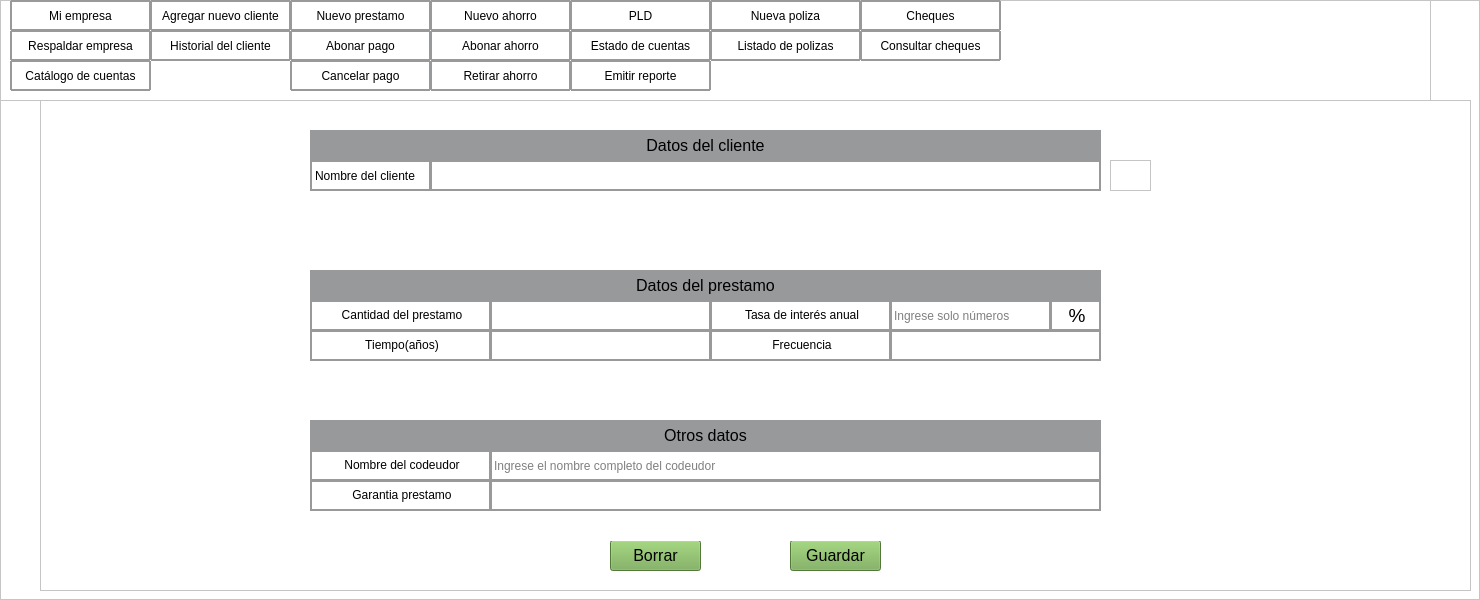
             <widget class="QFrame" name="contenido">
              <property name="styleSheet">
               <string notr="true">background-color: rgb(255, 255, 255);</string>
              </property>
              <property name="frameShape">
               <enum>QFrame::StyledPanel</enum>
              </property>
              <property name="frameShadow">
               <enum>QFrame::Raised</enum>
              </property>
              <widget class="QLabel" name="label_18">
               <property name="geometry">
                <rect>
                 <x>1000</x>
                 <y>10</y>
                 <width>251</width>
                 <height>51</height>
                </rect>
               </property>
               <property name="text">
                <string/>
               </property>
              </widget>
              <widget class="QFrame" name="frame">
               <property name="geometry">
                <rect>
                 <x>0</x>
                 <y>0</y>
                 <width>1431</width>
                 <height>101</height>
                </rect>
               </property>
               <property name="frameShape">
                <enum>QFrame::StyledPanel</enum>
               </property>
               <property name="frameShadow">
                <enum>QFrame::Raised</enum>
               </property>
               <widget class="QLabel" name="IngresaTitulo">
                <property name="geometry">
                 <rect>
                  <x>292</x>
                  <y>20</y>
                  <width>841</width>
                  <height>61</height>
                 </rect>
                </property>
                <property name="minimumSize">
                 <size>
                  <width>750</width>
                  <height>0</height>
                 </size>
                </property>
                <property name="maximumSize">
                 <size>
                  <width>1600</width>
                  <height>16777215</height>
                 </size>
                </property>
                <property name="font">
                 <font>
                  <pointsize>16</pointsize>
                 </font>
                </property>
                <property name="styleSheet">
                 <string notr="true"/>
                </property>
                <property name="text">
                 <string>&lt;html&gt;&lt;head/&gt;&lt;body&gt;&lt;p align=&quot;center&quot;&gt;Nuevo prestamo&lt;/p&gt;&lt;/body&gt;&lt;/html&gt;</string>
                </property>
               </widget>
               <widget class="QLabel" name="label_10">
                <property name="geometry">
                 <rect>
                  <x>1200</x>
                  <y>10</y>
                  <width>80</width>
                  <height>80</height>
                 </rect>
                </property>
                <property name="minimumSize">
                 <size>
                  <width>80</width>
                  <height>80</height>
                 </size>
                </property>
                <property name="text">
                 <string/>
                </property>
                <property name="pixmap">
                 <pixmap resource="../imagenes/res.qrc">:/imagen/logobueno_preview_rev_1.png</pixmap>
                </property>
               </widget>
               <widget class="QPushButton" name="Catalogo">
                <property name="geometry">
                 <rect>
                  <x>10</x>
                  <y>60</y>
                  <width>141</width>
                  <height>31</height>
                 </rect>
                </property>
                <property name="styleSheet">
                 <string notr="true">border-style: solid;
border-width: 2px;
border-color: rgb(151, 153, 155);
border-radius: 1px;
</string>
                </property>
                <property name="text">
                 <string>Catálogo de cuentas</string>
                </property>
               </widget>
               <widget class="QPushButton" name="Respaldo">
                <property name="geometry">
                 <rect>
                  <x>10</x>
                  <y>30</y>
                  <width>141</width>
                  <height>31</height>
                 </rect>
                </property>
                <property name="styleSheet">
                 <string notr="true">border-style: solid;
border-width: 2px;
border-color: rgb(151, 153, 155);
border-radius: 1px;
</string>
                </property>
                <property name="text">
                 <string>Respaldar empresa</string>
                </property>
               </widget>
               <widget class="QPushButton" name="Mi_Empresa">
                <property name="geometry">
                 <rect>
                  <x>10</x>
                  <y>0</y>
                  <width>141</width>
                  <height>31</height>
                 </rect>
                </property>
                <property name="styleSheet">
                 <string notr="true">border-style: solid;
border-width: 2px;
border-color: rgb(151, 153, 155);
border-radius: 1px;
</string>
                </property>
                <property name="text">
                 <string>Mi empresa</string>
                </property>
               </widget>
               <widget class="QPushButton" name="abonar_ahorro">
                <property name="geometry">
                 <rect>
                  <x>430</x>
                  <y>30</y>
                  <width>141</width>
                  <height>31</height>
                 </rect>
                </property>
                <property name="styleSheet">
                 <string notr="true">border-style: solid;
border-width: 2px;
border-color: rgb(151, 153, 155);
border-radius: 1px;
</string>
                </property>
                <property name="text">
                 <string>Abonar ahorro</string>
                </property>
               </widget>
               <widget class="QPushButton" name="PLD">
                <property name="geometry">
                 <rect>
                  <x>570</x>
                  <y>0</y>
                  <width>141</width>
                  <height>31</height>
                 </rect>
                </property>
                <property name="styleSheet">
                 <string notr="true">border-style: solid;
border-width: 2px;
border-color: rgb(151, 153, 155);
border-radius: 1px;
</string>
                </property>
                <property name="text">
                 <string>PLD</string>
                </property>
               </widget>
               <widget class="QPushButton" name="Ahorro">
                <property name="geometry">
                 <rect>
                  <x>430</x>
                  <y>0</y>
                  <width>141</width>
                  <height>31</height>
                 </rect>
                </property>
                <property name="styleSheet">
                 <string notr="true">border-style: solid;
border-width: 2px;
border-color: rgb(151, 153, 155);
border-radius: 1px;
</string>
                </property>
                <property name="text">
                 <string>Nuevo ahorro</string>
                </property>
               </widget>
               <widget class="QPushButton" name="abonar">
                <property name="geometry">
                 <rect>
                  <x>290</x>
                  <y>30</y>
                  <width>141</width>
                  <height>31</height>
                 </rect>
                </property>
                <property name="styleSheet">
                 <string notr="true">border-style: solid;
border-width: 2px;
border-color: rgb(151, 153, 155);
border-radius: 1px;
</string>
                </property>
                <property name="text">
                 <string>Abonar pago</string>
                </property>
               </widget>
               <widget class="QPushButton" name="Reportes">
                <property name="geometry">
                 <rect>
                  <x>570</x>
                  <y>60</y>
                  <width>141</width>
                  <height>31</height>
                 </rect>
                </property>
                <property name="styleSheet">
                 <string notr="true">border-style: solid;
border-width: 2px;
border-color: rgb(151, 153, 155);
border-radius: 1px;
</string>
                </property>
                <property name="text">
                 <string>Emitir reporte</string>
                </property>
               </widget>
               <widget class="QPushButton" name="Polizas">
                <property name="geometry">
                 <rect>
                  <x>710</x>
                  <y>0</y>
                  <width>151</width>
                  <height>31</height>
                 </rect>
                </property>
                <property name="styleSheet">
                 <string notr="true">border-style: solid;
border-width: 2px;
border-color: rgb(151, 153, 155);
border-radius: 1px;
</string>
                </property>
                <property name="text">
                 <string>Nueva poliza</string>
                </property>
               </widget>
               <widget class="QPushButton" name="Historial">
                <property name="geometry">
                 <rect>
                  <x>150</x>
                  <y>30</y>
                  <width>141</width>
                  <height>31</height>
                 </rect>
                </property>
                <property name="styleSheet">
                 <string notr="true">border-style: solid;
border-width: 2px;
border-color: rgb(151, 153, 155);
border-radius: 1px;
</string>
                </property>
                <property name="text">
                 <string>Historial del cliente</string>
                </property>
               </widget>
               <widget class="QPushButton" name="Estado">
                <property name="geometry">
                 <rect>
                  <x>570</x>
                  <y>30</y>
                  <width>141</width>
                  <height>31</height>
                 </rect>
                </property>
                <property name="styleSheet">
                 <string notr="true">border-style: solid;
border-width: 2px;
border-color: rgb(151, 153, 155);
border-radius: 1px;
</string>
                </property>
                <property name="text">
                 <string>Estado de cuentas</string>
                </property>
               </widget>
               <widget class="QPushButton" name="cancelar">
                <property name="geometry">
                 <rect>
                  <x>290</x>
                  <y>60</y>
                  <width>141</width>
                  <height>31</height>
                 </rect>
                </property>
                <property name="styleSheet">
                 <string notr="true">border-style: solid;
border-width: 2px;
border-color: rgb(151, 153, 155);
border-radius: 1px;
</string>
                </property>
                <property name="text">
                 <string>Cancelar pago</string>
                </property>
               </widget>
               <widget class="QPushButton" name="Cliente">
                <property name="geometry">
                 <rect>
                  <x>150</x>
                  <y>0</y>
                  <width>141</width>
                  <height>31</height>
                 </rect>
                </property>
                <property name="styleSheet">
                 <string notr="true">border-style: solid;
border-width: 2px;
border-color: rgb(151, 153, 155);
border-radius: 1px;
</string>
                </property>
                <property name="text">
                 <string>Agregar nuevo cliente</string>
                </property>
               </widget>
               <widget class="QPushButton" name="Retirar">
                <property name="geometry">
                 <rect>
                  <x>430</x>
                  <y>60</y>
                  <width>141</width>
                  <height>31</height>
                 </rect>
                </property>
                <property name="styleSheet">
                 <string notr="true">border-style: solid;
border-width: 2px;
border-color: rgb(151, 153, 155);
border-radius: 1px;
</string>
                </property>
                <property name="text">
                 <string>Retirar ahorro</string>
                </property>
               </widget>
               <widget class="QPushButton" name="Cheques">
                <property name="geometry">
                 <rect>
                  <x>860</x>
                  <y>0</y>
                  <width>141</width>
                  <height>31</height>
                 </rect>
                </property>
                <property name="styleSheet">
                 <string notr="true">border-style: solid;
border-width: 2px;
border-color: rgb(151, 153, 155);
border-radius: 1px;
</string>
                </property>
                <property name="text">
                 <string>Cheques</string>
                </property>
               </widget>
               <widget class="QPushButton" name="Consulta_cheque">
                <property name="geometry">
                 <rect>
                  <x>860</x>
                  <y>30</y>
                  <width>141</width>
                  <height>31</height>
                 </rect>
                </property>
                <property name="styleSheet">
                 <string notr="true">border-style: solid;
border-width: 2px;
border-color: rgb(151, 153, 155);
border-radius: 1px;
</string>
                </property>
                <property name="text">
                 <string>Consultar cheques</string>
                </property>
               </widget>
               <widget class="QPushButton" name="Listado">
                <property name="geometry">
                 <rect>
                  <x>710</x>
                  <y>30</y>
                  <width>151</width>
                  <height>31</height>
                 </rect>
                </property>
                <property name="styleSheet">
                 <string notr="true">border-style: solid;
border-width: 2px;
border-color: rgb(151, 153, 155);
border-radius: 1px;
</string>
                </property>
                <property name="text">
                 <string>Listado de polizas</string>
                </property>
               </widget>
               <widget class="QPushButton" name="prestamo">
                <property name="geometry">
                 <rect>
                  <x>290</x>
                  <y>0</y>
                  <width>141</width>
                  <height>31</height>
                 </rect>
                </property>
                <property name="styleSheet">
                 <string notr="true">border-style: solid;
border-width: 2px;
border-color: rgb(151, 153, 155);
border-radius: 1px;
</string>
                </property>
                <property name="text">
                 <string>Nuevo prestamo</string>
                </property>
               </widget>
              </widget>
              <widget class="QFrame" name="Desarrollo">
               <property name="geometry">
                <rect>
                 <x>40</x>
                 <y>100</y>
                 <width>1431</width>
                 <height>491</height>
                </rect>
               </property>
               <property name="frameShape">
                <enum>QFrame::StyledPanel</enum>
               </property>
               <property name="frameShadow">
                <enum>QFrame::Raised</enum>
               </property>
               <widget class="QLabel" name="label_41">
                <property name="geometry">
                 <rect>
                  <x>270</x>
                  <y>350</y>
                  <width>181</width>
                  <height>31</height>
                 </rect>
                </property>
                <property name="styleSheet">
                 <string notr="true">border-style: solid;
border-width: 2px;
border-color: rgb(151, 153, 155);</string>
                </property>
                <property name="text">
                 <string>&lt;html&gt;&lt;head/&gt;&lt;body&gt;&lt;p align=&quot;center&quot;&gt;Nombre del codeudor&lt;/p&gt;&lt;/body&gt;&lt;/html&gt;</string>
                </property>
               </widget>
               <widget class="QLabel" name="label_29">
                <property name="geometry">
                 <rect>
                  <x>270</x>
                  <y>60</y>
                  <width>121</width>
                  <height>31</height>
                 </rect>
                </property>
                <property name="styleSheet">
                 <string notr="true">border-style: solid;
border-width: 2px;
border-color: rgb(151, 153, 155);</string>
                </property>
                <property name="text">
                 <string>Nombre del cliente</string>
                </property>
               </widget>
               <widget class="QLabel" name="label_32">
                <property name="geometry">
                 <rect>
                  <x>270</x>
                  <y>170</y>
                  <width>791</width>
                  <height>31</height>
                 </rect>
                </property>
                <property name="styleSheet">
                 <string notr="true">background-color: rgb(151, 153, 155);</string>
                </property>
                <property name="text">
                 <string>&lt;html&gt;&lt;head/&gt;&lt;body&gt;&lt;p align=&quot;center&quot;&gt;&lt;span style=&quot; font-size:12pt;&quot;&gt;Datos del prestamo&lt;/span&gt;&lt;/p&gt;&lt;/body&gt;&lt;/html&gt;</string>
                </property>
               </widget>
               <widget class="QLabel" name="label_33">
                <property name="geometry">
                 <rect>
                  <x>270</x>
                  <y>320</y>
                  <width>791</width>
                  <height>31</height>
                 </rect>
                </property>
                <property name="styleSheet">
                 <string notr="true">background-color: rgb(151, 153, 155);</string>
                </property>
                <property name="text">
                 <string>&lt;html&gt;&lt;head/&gt;&lt;body&gt;&lt;p align=&quot;center&quot;&gt;&lt;span style=&quot; font-size:12pt;&quot;&gt;Otros datos&lt;/span&gt;&lt;/p&gt;&lt;/body&gt;&lt;/html&gt;</string>
                </property>
               </widget>
               <widget class="QLineEdit" name="Tiempo">
                <property name="geometry">
                 <rect>
                  <x>450</x>
                  <y>230</y>
                  <width>221</width>
                  <height>31</height>
                 </rect>
                </property>
                <property name="styleSheet">
                 <string notr="true">border-style: solid;
border-width: 2px;
border-color: rgb(151, 153, 155);</string>
                </property>
               </widget>
               <widget class="QLabel" name="label_37">
                <property name="geometry">
                 <rect>
                  <x>670</x>
                  <y>200</y>
                  <width>181</width>
                  <height>31</height>
                 </rect>
                </property>
                <property name="styleSheet">
                 <string notr="true">border-style: solid;
border-width: 2px;
border-color: rgb(151, 153, 155);</string>
                </property>
                <property name="text">
                 <string>&lt;html&gt;&lt;head/&gt;&lt;body&gt;&lt;p align=&quot;center&quot;&gt;Tasa de interés anual&lt;/p&gt;&lt;/body&gt;&lt;/html&gt;</string>
                </property>
               </widget>
               <widget class="QLineEdit" name="Garantia">
                <property name="geometry">
                 <rect>
                  <x>450</x>
                  <y>380</y>
                  <width>611</width>
                  <height>31</height>
                 </rect>
                </property>
                <property name="styleSheet">
                 <string notr="true">border-style: solid;
border-width: 2px;
border-color: rgb(151, 153, 155);</string>
                </property>
               </widget>
               <widget class="QLabel" name="label_19">
                <property name="geometry">
                 <rect>
                  <x>270</x>
                  <y>30</y>
                  <width>791</width>
                  <height>31</height>
                 </rect>
                </property>
                <property name="styleSheet">
                 <string notr="true">background-color: rgb(151, 153, 155);</string>
                </property>
                <property name="text">
                 <string>&lt;html&gt;&lt;head/&gt;&lt;body&gt;&lt;p align=&quot;center&quot;&gt;&lt;span style=&quot; font-size:12pt;&quot;&gt;   Datos del cliente&lt;/span&gt;&lt;/p&gt;&lt;/body&gt;&lt;/html&gt;</string>
                </property>
               </widget>
               <widget class="QLineEdit" name="Codeudor">
                <property name="geometry">
                 <rect>
                  <x>450</x>
                  <y>350</y>
                  <width>611</width>
                  <height>31</height>
                 </rect>
                </property>
                <property name="styleSheet">
                 <string notr="true">border-style: solid;
border-width: 2px;
border-color: rgb(151, 153, 155);</string>
                </property>
                <property name="placeholderText">
                 <string>Ingrese el nombre completo del codeudor</string>
                </property>
               </widget>
               <widget class="QLineEdit" name="Cantidad">
                <property name="geometry">
                 <rect>
                  <x>450</x>
                  <y>200</y>
                  <width>221</width>
                  <height>31</height>
                 </rect>
                </property>
                <property name="styleSheet">
                 <string notr="true">border-style: solid;
border-width: 2px;
border-color: rgb(151, 153, 155);</string>
                </property>
               </widget>
               <widget class="QPushButton" name="Guardar">
                <property name="geometry">
                 <rect>
                  <x>750</x>
                  <y>440</y>
                  <width>91</width>
                  <height>31</height>
                 </rect>
                </property>
                <property name="font">
                 <font>
                  <pointsize>12</pointsize>
                 </font>
                </property>
                <property name="styleSheet">
                 <string notr="true">
background-color: rgb(116, 170, 80);

</string>
                </property>
                <property name="text">
                 <string>Guardar</string>
                </property>
               </widget>
               <widget class="QPushButton" name="Borrar">
                <property name="geometry">
                 <rect>
                  <x>570</x>
                  <y>440</y>
                  <width>91</width>
                  <height>31</height>
                 </rect>
                </property>
                <property name="font">
                 <font>
                  <pointsize>12</pointsize>
                 </font>
                </property>
                <property name="styleSheet">
                 <string notr="true">
background-color: rgb(116, 170, 80);

</string>
                </property>
                <property name="text">
                 <string>Borrar</string>
                </property>
               </widget>
               <widget class="QLabel" name="label_36">
                <property name="geometry">
                 <rect>
                  <x>270</x>
                  <y>200</y>
                  <width>181</width>
                  <height>31</height>
                 </rect>
                </property>
                <property name="styleSheet">
                 <string notr="true">border-style: solid;
border-width: 2px;
border-color: rgb(151, 153, 155);</string>
                </property>
                <property name="text">
                 <string>&lt;html&gt;&lt;head/&gt;&lt;body&gt;&lt;p align=&quot;center&quot;&gt;Cantidad del prestamo&lt;/p&gt;&lt;/body&gt;&lt;/html&gt;</string>
                </property>
               </widget>
               <widget class="QLineEdit" name="Interes">
                <property name="geometry">
                 <rect>
                  <x>850</x>
                  <y>200</y>
                  <width>161</width>
                  <height>31</height>
                 </rect>
                </property>
                <property name="styleSheet">
                 <string notr="true">border-style: solid;
border-width: 2px;
border-color: rgb(151, 153, 155);</string>
                </property>
                <property name="placeholderText">
                 <string>Ingrese solo números</string>
                </property>
               </widget>
               <widget class="QLabel" name="label_42">
                <property name="geometry">
                 <rect>
                  <x>270</x>
                  <y>380</y>
                  <width>181</width>
                  <height>31</height>
                 </rect>
                </property>
                <property name="styleSheet">
                 <string notr="true">border-style: solid;
border-width: 2px;
border-color: rgb(151, 153, 155);</string>
                </property>
                <property name="text">
                 <string>&lt;html&gt;&lt;head/&gt;&lt;body&gt;&lt;p align=&quot;center&quot;&gt;Garantia prestamo&lt;/p&gt;&lt;/body&gt;&lt;/html&gt;</string>
                </property>
               </widget>
               <widget class="QLabel" name="label_3">
                <property name="geometry">
                 <rect>
                  <x>1010</x>
                  <y>200</y>
                  <width>51</width>
                  <height>31</height>
                 </rect>
                </property>
                <property name="styleSheet">
                 <string notr="true">border-style: solid;
border-width: 2px;
border-color: rgb(151, 153, 155);</string>
                </property>
                <property name="text">
                 <string>&lt;html&gt;&lt;head/&gt;&lt;body&gt;&lt;p align=&quot;center&quot;&gt;&lt;span style=&quot; font-size:14pt;&quot;&gt;%&lt;/span&gt;&lt;/p&gt;&lt;/body&gt;&lt;/html&gt;</string>
                </property>
               </widget>
               <widget class="QLabel" name="label_38">
                <property name="geometry">
                 <rect>
                  <x>270</x>
                  <y>230</y>
                  <width>181</width>
                  <height>31</height>
                 </rect>
                </property>
                <property name="styleSheet">
                 <string notr="true">border-style: solid;
border-width: 2px;
border-color: rgb(151, 153, 155);</string>
                </property>
                <property name="text">
                 <string>&lt;html&gt;&lt;head/&gt;&lt;body&gt;&lt;p align=&quot;center&quot;&gt;Tiempo(años)&lt;/p&gt;&lt;/body&gt;&lt;/html&gt;</string>
                </property>
               </widget>
               <widget class="QLabel" name="label_40">
                <property name="geometry">
                 <rect>
                  <x>670</x>
                  <y>230</y>
                  <width>181</width>
                  <height>31</height>
                 </rect>
                </property>
                <property name="styleSheet">
                 <string notr="true">border-style: solid;
border-width: 2px;
border-color: rgb(151, 153, 155);</string>
                </property>
                <property name="text">
                 <string>&lt;html&gt;&lt;head/&gt;&lt;body&gt;&lt;p align=&quot;center&quot;&gt;Frecuencia&lt;/p&gt;&lt;/body&gt;&lt;/html&gt;</string>
                </property>
               </widget>
               <widget class="QLineEdit" name="Frecuencia">
                <property name="geometry">
                 <rect>
                  <x>850</x>
                  <y>230</y>
                  <width>211</width>
                  <height>31</height>
                 </rect>
                </property>
                <property name="styleSheet">
                 <string notr="true">border-style: solid;
border-width: 2px;
border-color: rgb(151, 153, 155);</string>
                </property>
               </widget>
               <widget class="QLabel" name="cantidad_prestamo">
                <property name="geometry">
                 <rect>
                  <x>270</x>
                  <y>130</y>
                  <width>781</width>
                  <height>31</height>
                 </rect>
                </property>
                <property name="styleSheet">
                 <string notr="true">color: rgb(48, 127, 226);</string>
                </property>
                <property name="text">
                 <string>&lt;html&gt;&lt;head/&gt;&lt;body&gt;&lt;p align=&quot;center&quot;&gt;&lt;br/&gt;&lt;/p&gt;&lt;/body&gt;&lt;/html&gt;</string>
                </property>
               </widget>
               <widget class="QLabel" name="TextoError">
                <property name="geometry">
                 <rect>
                  <x>270</x>
                  <y>290</y>
                  <width>781</width>
                  <height>21</height>
                 </rect>
                </property>
                <property name="styleSheet">
                 <string notr="true">color: rgb(249, 66, 58);</string>
                </property>
                <property name="text">
                 <string>&lt;html&gt;&lt;head/&gt;&lt;body&gt;&lt;p align=&quot;center&quot;&gt;&lt;br/&gt;&lt;/p&gt;&lt;/body&gt;&lt;/html&gt;</string>
                </property>
               </widget>
               <widget class="QPlainTextEdit" name="plainTextEdit">
                <property name="geometry">
                 <rect>
                  <x>1070</x>
                  <y>60</y>
                  <width>41</width>
                  <height>31</height>
                 </rect>
                </property>
               </widget>
               <widget class="QLabel" name="nom_cliente">
                <property name="geometry">
                 <rect>
                  <x>390</x>
                  <y>60</y>
                  <width>671</width>
                  <height>31</height>
                 </rect>
                </property>
                <property name="toolTip">
                 <string>&lt;html&gt;&lt;head/&gt;&lt;body&gt;&lt;p align=&quot;center&quot;&gt;&lt;br/&gt;&lt;/p&gt;&lt;/body&gt;&lt;/html&gt;</string>
                </property>
                <property name="styleSheet">
                 <string notr="true">border-style: solid;
border-width: 2px;
border-color: rgb(151, 153, 155);</string>
                </property>
                <property name="text">
                 <string>&lt;html&gt;&lt;head/&gt;&lt;body&gt;&lt;p align=&quot;center&quot;&gt;&lt;span style=&quot; font-size:12pt;&quot;&gt;&lt;br/&gt;&lt;/span&gt;&lt;/p&gt;&lt;/body&gt;&lt;/html&gt;</string>
                </property>
               </widget>
               <widget class="QLabel" name="TextoError_2">
                <property name="geometry">
                 <rect>
                  <x>450</x>
                  <y>420</y>
                  <width>601</width>
                  <height>21</height>
                 </rect>
                </property>
                <property name="styleSheet">
                 <string notr="true">color: rgb(48, 127, 226);</string>
                </property>
                <property name="text">
                 <string>&lt;html&gt;&lt;head/&gt;&lt;body&gt;&lt;p align=&quot;center&quot;&gt;&lt;br/&gt;&lt;/p&gt;&lt;/body&gt;&lt;/html&gt;</string>
                </property>
               </widget>
               <widget class="QLabel" name="Plazo_max">
                <property name="geometry">
                 <rect>
                  <x>270</x>
                  <y>270</y>
                  <width>781</width>
                  <height>21</height>
                 </rect>
                </property>
                <property name="styleSheet">
                 <string notr="true">color: rgb(249, 66, 58);</string>
                </property>
                <property name="text">
                 <string>&lt;html&gt;&lt;head/&gt;&lt;body&gt;&lt;p align=&quot;center&quot;&gt;&lt;br/&gt;&lt;/p&gt;&lt;/body&gt;&lt;/html&gt;</string>
                </property>
               </widget>
              </widget>
             </widget>
